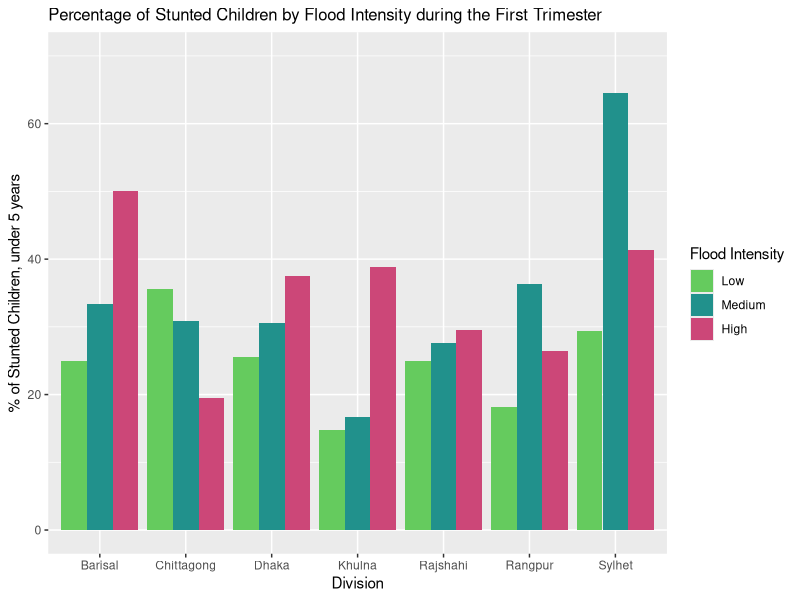
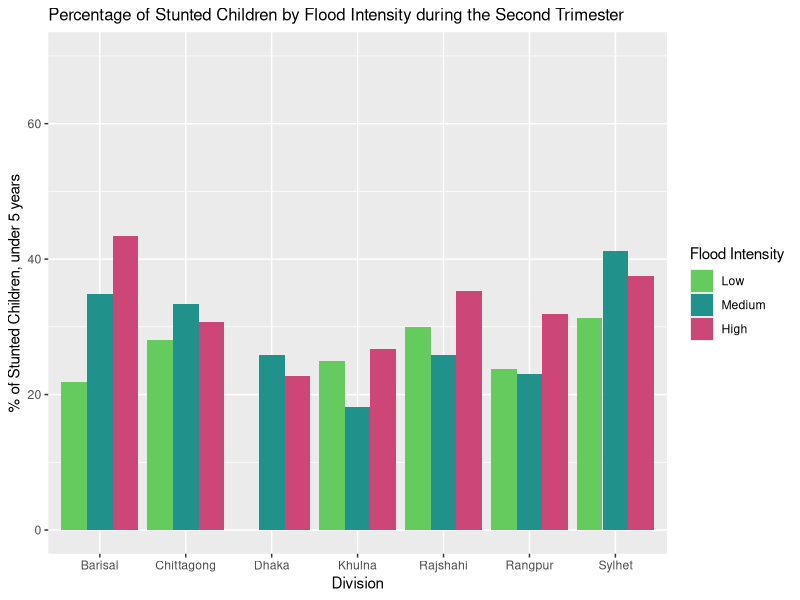
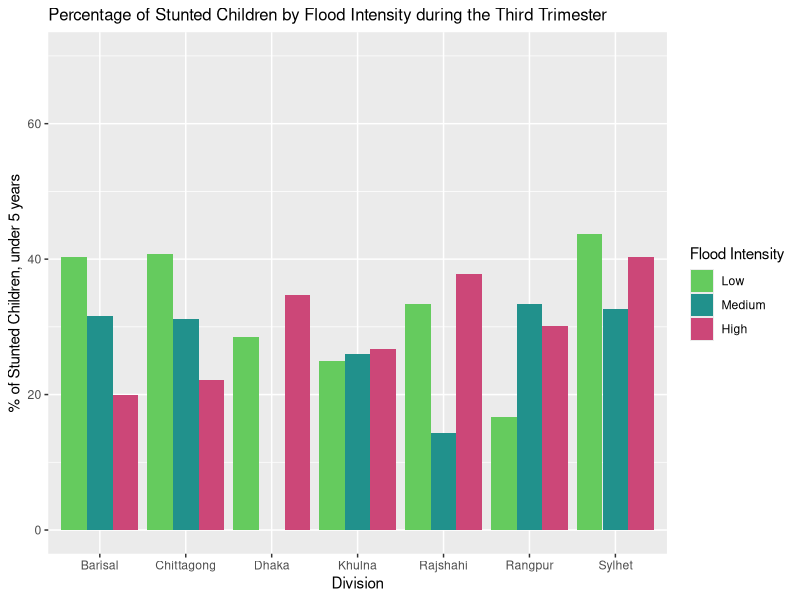
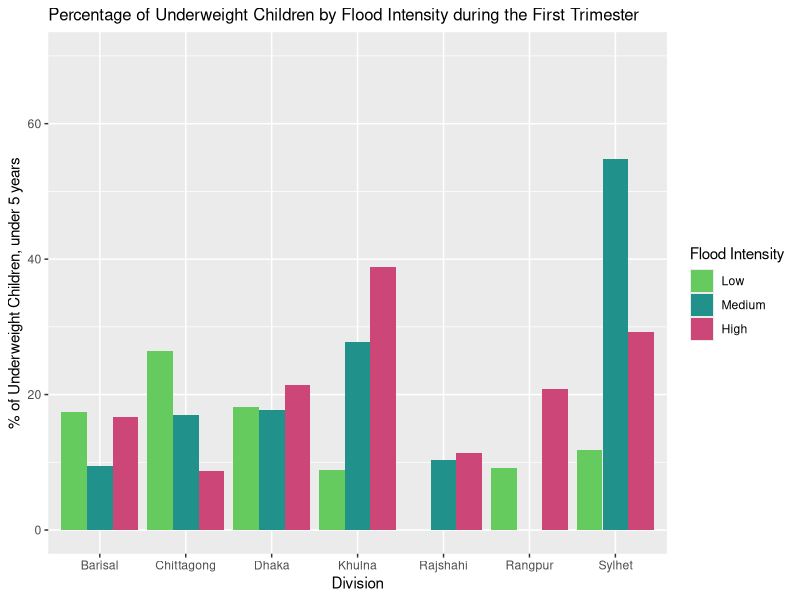
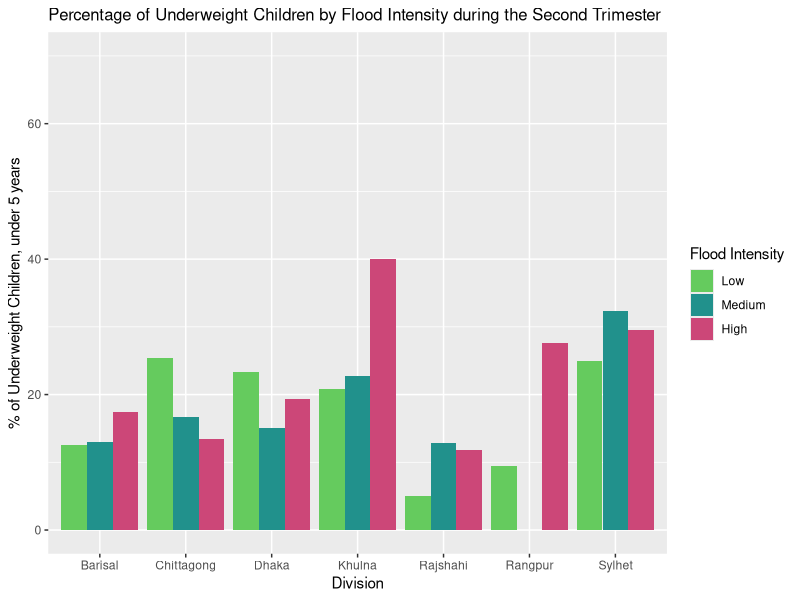
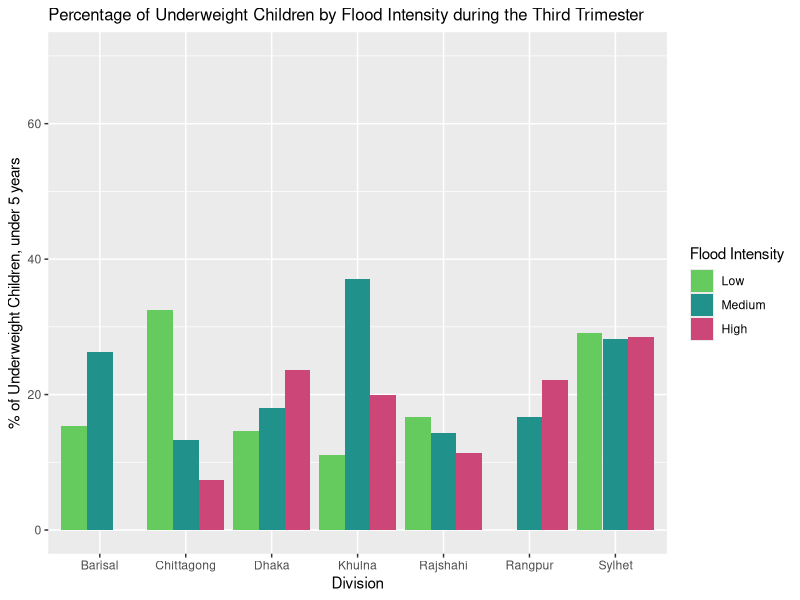
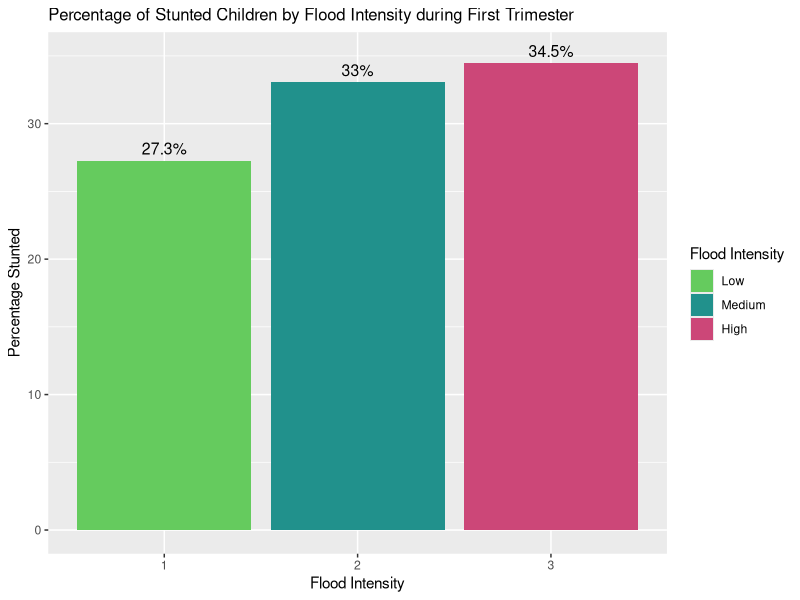
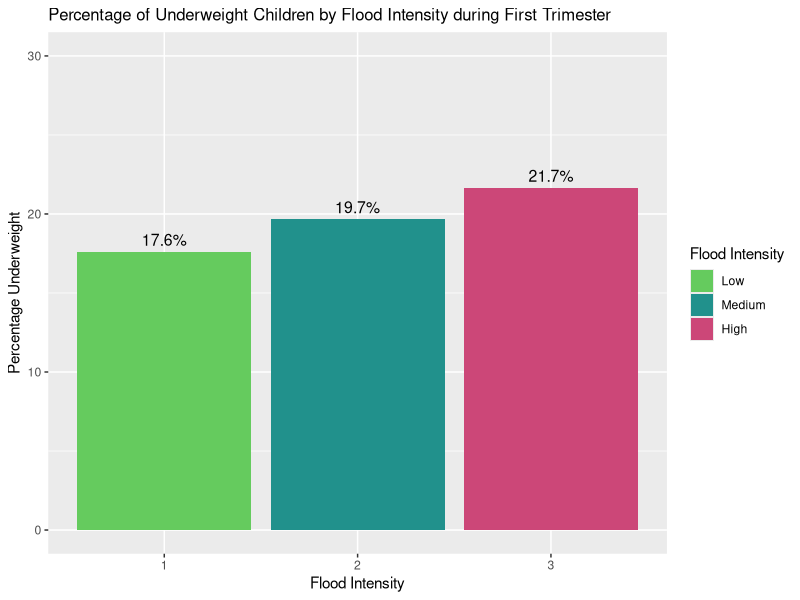

The R source for these figures, in order:
## ---- chunk 1
knitr::opts_chunk$set(echo = TRUE)
## ---- chunk 2
library(ggplot2)
library(dplyr)
library(foreign)
library(haven)
## ---- chunk 3
setwd("C:/Users/jadena/Documents/DSPG2023_Bangladesh")
## ---- chunk 4
data <- read_dta("BIHS2018-19Children_FloodExtent_MatchedJun15.dta")
## ---- chunk 5
data_stunted1 <- data %>%
  group_by(div_name, tertile_firsttrim_flood) %>%
  summarise(Percentage_Stunted = mean(stunted_all) * 100) %>%
  filter(!is.na(tertile_firsttrim_flood))

# Generate the graph
ggplot(data_stunted1, aes(x = div_name, y = Percentage_Stunted, fill = factor(tertile_firsttrim_flood))) +
  geom_bar(stat = "identity", position = "dodge") +
  labs(x = "Division", y = "% of Stunted Children, under 5 years", fill = "Flood Intensity") +
  scale_fill_manual(values = c("#65cb5e", "#21918c", "#cc4778"),
                    labels = c("Low", "Medium", "High"),
                    breaks = c(1, 2, 3)) +
  ggtitle("Percentage of Stunted Children by Flood Intensity during the First Trimester") +
  theme(plot.title = element_text(size = 12)) +
  coord_cartesian(ylim = c(0, 70))
## ---- chunk 6
data_stunted2 <- data %>%
  group_by(div_name, tertile_secondtrim_flood) %>%
  summarise(Percentage_Stunted = mean(stunted_all) * 100) %>%
  filter(!is.na(tertile_secondtrim_flood))

# Generate the graph
ggplot(data_stunted2, aes(x = div_name, y = Percentage_Stunted, fill = factor(tertile_secondtrim_flood))) +
  geom_bar(stat = "identity", position = "dodge") +
  labs(x = "Division", y = "% of Stunted Children, under 5 years", fill = "Flood Intensity") +
  scale_fill_manual(values = c("#65cb5e", "#21918c", "#cc4778"),
                    labels = c("Low", "Medium", "High"),
                    breaks = c(1, 2, 3)) +
  ggtitle("Percentage of Stunted Children by Flood Intensity during the Second Trimester") +
  theme(plot.title = element_text(size = 12)) +
  coord_cartesian(ylim = c(0, 70))
## ---- chunk 7
data_stunted3 <- data %>%
  group_by(div_name, tertile_thirdtrim_flood) %>%
  summarise(Percentage_Stunted = mean(stunted_all) * 100) %>%
  filter(!is.na(tertile_thirdtrim_flood))

# Generate the graph
ggplot(data_stunted3, aes(x = div_name, y = Percentage_Stunted, fill = factor(tertile_thirdtrim_flood))) +
  geom_bar(stat = "identity", position = "dodge") +
  labs(x = "Division", y = "% of Stunted Children, under 5 years", fill = "Flood Intensity") +
  scale_fill_manual(values = c("#65cb5e", "#21918c", "#cc4778"),
                    labels = c("Low", "Medium", "High"),
                    breaks = c(1, 2, 3)) +
  ggtitle("Percentage of Stunted Children by Flood Intensity during the Third Trimester") +
  theme(plot.title = element_text(size = 12)) +
  coord_cartesian(ylim = c(0, 70))
## ---- chunk 8
data_underwgt1 <- data %>%
  group_by(div_name, tertile_firsttrim_flood) %>%
  summarise(Percentage_Underweight = mean(underweight_all) * 100) %>%
  filter(!is.na(tertile_firsttrim_flood))

# Generate the graph
ggplot(data_underwgt1, aes(x = div_name, y = Percentage_Underweight, fill = factor(tertile_firsttrim_flood))) +
  geom_bar(stat = "identity", position = "dodge") +
  labs(x = "Division", y = "% of Underweight Children, under 5 years", fill = "Flood Intensity") +
  scale_fill_manual(values = c("#65cb5e", "#21918c", "#cc4778"),
                    labels = c("Low", "Medium", "High"),
                    breaks = c(1, 2, 3)) +
  ggtitle("Percentage of Underweight Children by Flood Intensity during the First Trimester") +
  theme(plot.title = element_text(size = 12)) +
  coord_cartesian(ylim = c(0, 70))
## ---- chunk 9
data_underwgt1 <- data %>%
  group_by(div_name, tertile_secondtrim_flood) %>%
  summarise(Percentage_Underweight = mean(underweight_all) * 100) %>%
  filter(!is.na(tertile_secondtrim_flood))

# Generate the graph
ggplot(data_underwgt1, aes(x = div_name, y = Percentage_Underweight, fill = factor(tertile_secondtrim_flood))) +
  geom_bar(stat = "identity", position = "dodge") +
  labs(x = "Division", y = "% of Underweight Children, under 5 years", fill = "Flood Intensity") +
  scale_fill_manual(values = c("#65cb5e", "#21918c", "#cc4778"),
                    labels = c("Low", "Medium", "High"),
                    breaks = c(1, 2, 3)) +
  ggtitle("Percentage of Underweight Children by Flood Intensity during the Second Trimester") +
  theme(plot.title = element_text(size = 12)) +
  coord_cartesian(ylim = c(0, 70))
## ---- chunk 10
data_underwgt1 <- data %>%
  group_by(div_name, tertile_thirdtrim_flood) %>%
  summarise(Percentage_Underweight = mean(underweight_all) * 100) %>%
  filter(!is.na(tertile_thirdtrim_flood))

# Generate the graph
ggplot(data_underwgt1, aes(x = div_name, y = Percentage_Underweight, fill = factor(tertile_thirdtrim_flood))) +
  geom_bar(stat = "identity", position = "dodge") +
  labs(x = "Division", y = "% of Underweight Children, under 5 years", fill = "Flood Intensity") +
  scale_fill_manual(values = c("#65cb5e", "#21918c", "#cc4778"),
                    labels = c("Low", "Medium", "High"),
                    breaks = c(1, 2, 3)) +
  ggtitle("Percentage of Underweight Children by Flood Intensity during the Third Trimester") +
  theme(plot.title = element_text(size = 12)) +
  coord_cartesian(ylim = c(0, 70))
## ---- chunk 11
data_stunted_all <- data %>%
  group_by(tertile_firsttrim_flood) %>%
  summarise(Percentage_Stunted = mean(stunted_all) * 100) %>%
  filter(!is.na(tertile_firsttrim_flood))

# Generate the graph with colors from the viridis palette, modified title font size, and adjusted y-axis scale
ggplot(data_stunted_all, aes(x = factor(tertile_firsttrim_flood), y = Percentage_Stunted, fill = factor(tertile_firsttrim_flood))) +
  geom_bar(stat = "identity", position = "dodge") +
  geom_text(aes(label = paste0(round(Percentage_Stunted, 1), "%")), 
            position = position_dodge(width = 0.9),
            vjust = -0.5, 
            color = "black",
            size = 4) +
  labs(x = "Flood Intensity", y = "Percentage Stunted", fill = "Flood Intensity") +
 scale_fill_manual(values = c("#65cb5e", "#21918c", "#cc4778"),
                    labels = c("Low", "Medium", "High"),
                    breaks = c(1, 2, 3)) +
  ggtitle("Percentage of Stunted Children by Flood Intensity during First Trimester") +
  theme(plot.title = element_text(size = 12)) +
  coord_cartesian(ylim = c(0, 35))  # Set y-axis scale from 0 to 100

## ---- chunk 12
data_underweight_all <- data %>%
  group_by(tertile_firsttrim_flood) %>%
  summarise(Percentage_Underweight = mean(underweight_all) * 100) %>%
  filter(!is.na(tertile_firsttrim_flood))

# Generate the graph with colors from the viridis palette, modified title font size, and adjusted y-axis scale
ggplot(data_underweight_all, aes(x = factor(tertile_firsttrim_flood), y = Percentage_Underweight, fill = factor(tertile_firsttrim_flood))) +
  geom_bar(stat = "identity", position = "dodge") +
  geom_text(aes(label = paste0(round(Percentage_Underweight, 1), "%")), 
            position = position_dodge(width = 0.9),
            vjust = -0.5, 
            color = "black",
            size = 4) +
  labs(x = "Flood Intensity", y = "Percentage Underweight", fill = "Flood Intensity") +
 scale_fill_manual(values = c("#65cb5e", "#21918c", "#cc4778"),
                    labels = c("Low", "Medium", "High"),
                    breaks = c(1, 2, 3)) +
  ggtitle("Percentage of Underweight Children by Flood Intensity during First Trimester") +
  theme(plot.title = element_text(size = 12)) +
  coord_cartesian(ylim = c(0, 30))  # Set y-axis scale from 0 to 100

